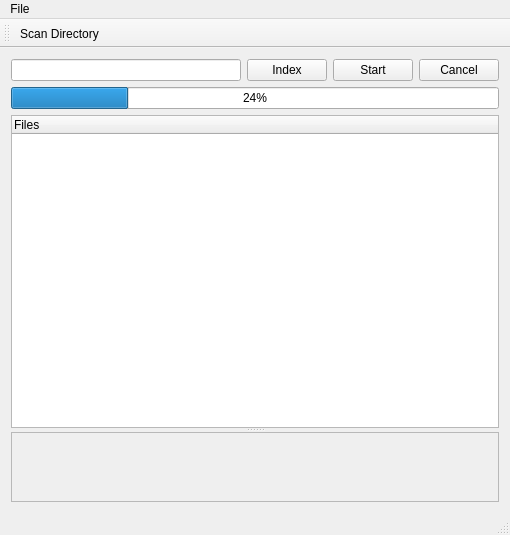
<?xml version="1.0" encoding="UTF-8"?>
<ui version="4.0">
 <class>MainWindow</class>
 <widget class="QMainWindow" name="MainWindow">
  <property name="geometry">
   <rect>
    <x>0</x>
    <y>0</y>
    <width>510</width>
    <height>535</height>
   </rect>
  </property>
  <property name="windowTitle">
   <string>MainWindow</string>
  </property>
  <widget class="QWidget" name="centralWidget">
   <layout class="QVBoxLayout" name="verticalLayout">
    <item>
     <layout class="QHBoxLayout" name="horizontalLayout">
      <item>
       <widget class="QLineEdit" name="input"/>
      </item>
      <item>
       <widget class="QPushButton" name="indexButton">
        <property name="text">
         <string>Index</string>
        </property>
       </widget>
      </item>
      <item>
       <widget class="QPushButton" name="startButton">
        <property name="text">
         <string>Start</string>
        </property>
       </widget>
      </item>
      <item>
       <widget class="QPushButton" name="cancelButton">
        <property name="text">
         <string>Cancel</string>
        </property>
       </widget>
      </item>
     </layout>
    </item>
    <item>
     <widget class="QProgressBar" name="progressBar">
      <property name="value">
       <number>24</number>
      </property>
     </widget>
    </item>
    <item>
     <widget class="QSplitter" name="splitter_2">
      <property name="orientation">
       <enum>Qt::Vertical</enum>
      </property>
      <widget class="QTreeWidget" name="treeWidget">
       <column>
        <property name="text">
         <string notr="true">Files</string>
        </property>
       </column>
      </widget>
      <widget class="QSplitter" name="splitter">
       <property name="orientation">
        <enum>Qt::Vertical</enum>
       </property>
       <widget class="QScrollArea" name="scrollArea">
        <property name="widgetResizable">
         <bool>true</bool>
        </property>
        <widget class="QWidget" name="scrollAreaWidgetContents">
         <property name="geometry">
          <rect>
           <x>0</x>
           <y>0</y>
           <width>484</width>
           <height>72</height>
          </rect>
         </property>
        </widget>
       </widget>
      </widget>
     </widget>
    </item>
   </layout>
  </widget>
  <widget class="QMenuBar" name="menuBar">
   <property name="geometry">
    <rect>
     <x>0</x>
     <y>0</y>
     <width>510</width>
     <height>22</height>
    </rect>
   </property>
   <widget class="QMenu" name="menuFile">
    <property name="title">
     <string>File</string>
    </property>
   </widget>
   <addaction name="menuFile"/>
  </widget>
  <widget class="QToolBar" name="mainToolBar">
   <attribute name="toolBarArea">
    <enum>TopToolBarArea</enum>
   </attribute>
   <attribute name="toolBarBreak">
    <bool>false</bool>
   </attribute>
   <addaction name="actionScan_Directory"/>
  </widget>
  <widget class="QStatusBar" name="statusBar"/>
  <action name="actionScan_Directory">
   <property name="text">
    <string>Scan Directory</string>
   </property>
  </action>
 </widget>
 <layoutdefault spacing="6" margin="11"/>
 <resources/>
 <connections/>
</ui>
